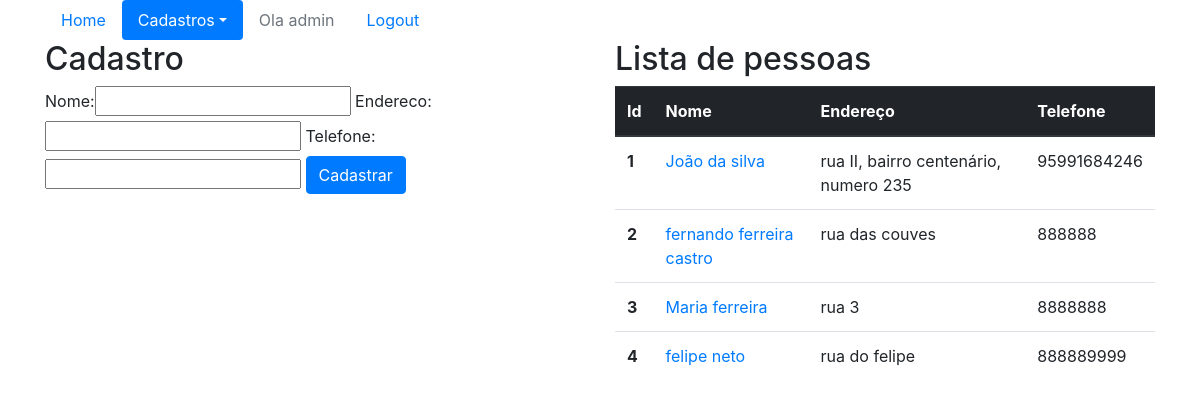
The page /sistema/pessoas/ (signed in) on the database as committed earlier.
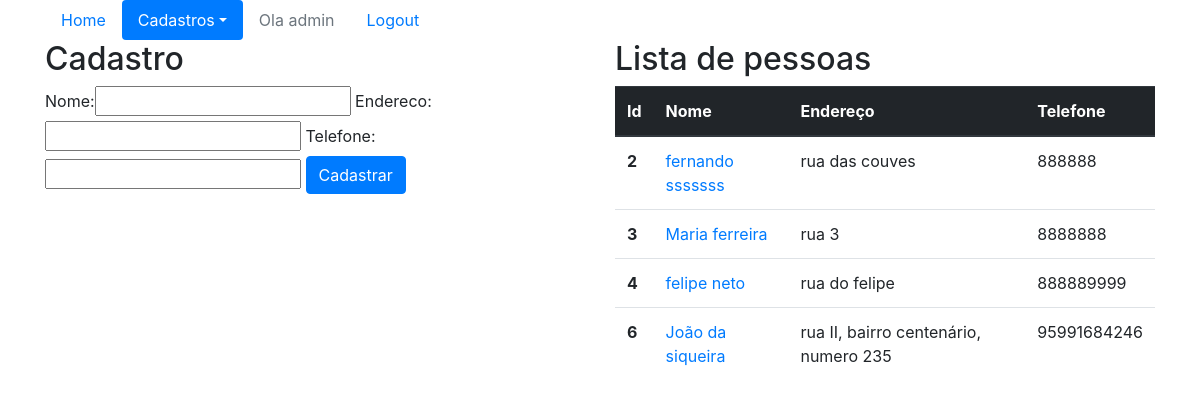
The same page on the database as committed later.
### core/models.py (models this page shows, shortened)
class Pessoa(models.Model):
    nome = models.CharField(max_length=100)
    endereco = models.CharField(max_length=200)
    telefone = models.CharField(max_length=20)
    """ Para remover o erro d: E1101:Class 'Pessoa' has no 'objects' member """
    objects = models.Manager()

### core/views.py (the view)
@login_required
def lista_pessoas(request):
    menu_pessoa_ativo = 'active'
    menu_cadastro_ativo = 'active'
    pessoas = Pessoa.objects.all()
    form = PessoaForm()
    data =  {'pessoas': pessoas,
        'form':form,
        'menu_pessoa_ativo':menu_pessoa_ativo,
        'menu_cadastro_ativo':menu_cadastro_ativo}
    return render(request, 'core/lista_pessoas.html',data)

### core/forms.py
class PessoaForm(ModelForm):
    class Meta:
        model  = Pessoa
        fields = '__all__'

### core/templates/core/lista_pessoas.html (shortened to what this page needs)
{% extends 'base.html' %}
{% load bootstrap %}
{% block main %}
<div class="row">
    <div class="col-sm-6">
        <h2>Cadastro</h2>
        <form action="{% url 'core_pessoa_novo' %}" method="POST">
            {{form|bootstrap}}
            <button type="submit" class="btn btn-primary">Cadastrar</button>
        </form>
    </div>
    <div class="col-sm-6">
        <h2>Lista de pessoas</h2>
        <table class="table">
            <thead class="thead-dark">
                <tr>
                    <th scope="col">Id</th>
                    <th scope="col">Nome</th>
                    <th scope="col">Endereço</th>
                    <th scope="col">Telefone</th>
                </tr>
            </thead>
            <tbody>
                {% for pessoa in pessoas %}
                <tr>
                    <th scope="row">{{pessoa.id}}</th>
                    <td><a href="{% url 'core_pessoa_update' pessoa.id %}" > {{pessoa.nome}}</a>
                    </td>
                    <td>{{pessoa.endereco}}</td>
                    <td>{{pessoa.telefone}}</td>
                </tr>
                {% endfor %}
            </tbody>
        </table>
    </div>
</div>
{% endblock  %}

Rows that differ between the two databases and show on the page:
removed Pessoa: id "1", nome "João da silva", endereco "rua II, bairro centenário, numero 235", telefone "95991684246"
changed Pessoa "rua das couves": nome "fernando ferreira castro" → "fernando sssssss"
added Pessoa: id "6", nome "João da siqueira", endereco "rua II, bairro centenário, numero 235", telefone "95991684246"
